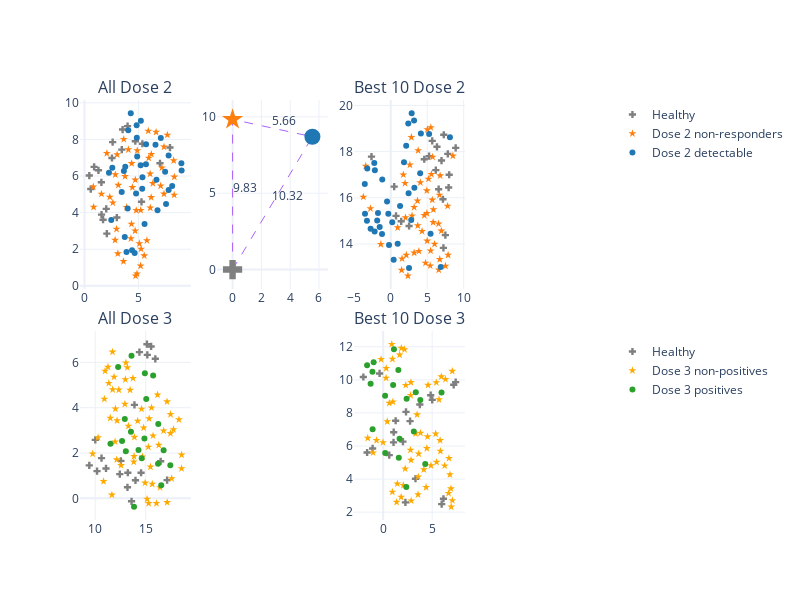

Source (notebook cell):
### Code cell
file = open(fold + "/data_aux/immune_clean_a2.pkl","rb")
data = pk.load(file)
file.close()
data.keys()
all_x_d2_d = data["x_d2_d"]
all_x_d3_d = data["x_d3_d"]
all_x_d3_p = data["x_d3_p"]

y_d2_d = data["y_d2_d"]
y2_d2_d = data["y2_d2_d"]
y3_d2_d = data["y3_d2_d"]
#y_d3_d = data["y_d3_d"]
y_d3_p = data["y_d3_p"]
y2_d3_p = data["y2_d3_p"]
y3_d3_p = data["y3_d3_p"]

file = open(fold + "/data_aux/feature_a1.pkl","rb")
data = pk.load(file)
file.close()

d2_d = data["d2_d"]
d3_d = data["d3_d"]
d3_p = data["d3_p"]
d2_d = d2_d.loc[d2_d["pvalue"]<=0.05,:]
d3_d = d3_d.loc[d3_d["pvalue"]<=0.05,:]
d3_p = d3_p.loc[d3_p["pvalue"]<=0.05,:]


p_x_d2_d = all_x_d2_d.loc[:,list(d2_d["var"])].copy()
p_x_d3_d = all_x_d3_d.loc[:,list(d3_d["var"])].copy()
p_x_d3_p = all_x_d3_p.loc[:,list(d3_p["var"])].copy()

d2_d.sort_values(by="mu",ascending=False,inplace=True)
d2_d = d2_d.iloc[0:10,:]
d3_d.sort_values(by="mu",ascending=False,inplace=True)
d3_d = d3_d.iloc[0:10,:]
d3_p.sort_values(by="mu",ascending=False,inplace=True)
d3_p = d3_p.iloc[0:10,:]


f_d2_d = list(d2_d["var"])
f_d3_d = list(d3_d["var"])
f_d3_p = list(d3_p["var"])

x_d2_d = all_x_d2_d.loc[:,list(d2_d["var"])].copy()
x_d3_d = all_x_d3_d.loc[:,list(d3_d["var"])].copy()
x_d3_p = all_x_d3_p.loc[:,list(d3_p["var"])].copy()


np.random.seed(42)
re = umap.UMAP(n_neighbors=6,min_dist=0.8)
re.fit(all_x_d2_d)
trans = re.transform(all_x_d2_d)
x1 = [c[0]  for c in trans ]
x2 = [c[1]  for c in trans ]
df = pd.DataFrame({"x1":x1,"x2":x2, "y":list(y_d2_d),"y2":list(y2_d2_d),"y3":list(y3_d2_d)})

np.random.seed(42)
re.fit(p_x_d2_d)
trans = re.transform(p_x_d2_d)
x1 = [c[0]  for c in trans ]
x2 = [c[1]  for c in trans ]
df2 = pd.DataFrame({"x1":x1,"x2":x2, "y":list(y_d2_d),"y2":list(y2_d2_d),"y3":list(y3_d2_d)})

np.random.seed(42)
re.fit(x_d2_d)
trans = re.transform(x_d2_d)
x1 = [c[0]  for c in trans ]
x2 = [c[1]  for c in trans ]
df3 = pd.DataFrame({"x1":x1,"x2":x2, "y":list(y_d2_d),"y2":list(y2_d2_d),"y3":list(y3_d2_d)})

#re.fit(all_x_d3_d)
#trans = re.transform(all_x_d3_d)
#x1 = [c[0]  for c in trans ]
#x2 = [c[1]  for c in trans ]
#df4 = pd.DataFrame({"x1":x1,"x2":x2, "y":list(y_d3_d)})


#re.fit(p_x_d3_d)
#trans = re.transform(p_x_d3_d)
#x1 = [c[0]  for c in trans ]
#x2 = [c[1]  for c in trans ]
#df5 = pd.DataFrame({"x1":x1,"x2":x2, "y":list(y_d3_d)})

#re.fit(x_d3_d)
#trans = re.transform(x_d3_d)
#x1 = [c[0]  for c in trans ]
#x2 = [c[1]  for c in trans ]
#df6 = pd.DataFrame({"x1":x1,"x2":x2, "y":list(y_d3_d)})

np.random.seed(42)
re.fit(all_x_d3_p)
trans = re.transform(all_x_d3_p)
x1 = [c[0]  for c in trans ]
x2 = [c[1]  for c in trans ]
df7 = pd.DataFrame({"x1":x1,"x2":x2, "y":list(y_d3_p),"y2":list(y2_d3_p),"y3":list(y3_d3_p)})

np.random.seed(42)
re.fit(p_x_d3_p)
trans = re.transform(p_x_d3_p)
x1 = [c[0]  for c in trans ]
x2 = [c[1]  for c in trans ]
df8 = pd.DataFrame({"x1":x1,"x2":x2, "y":list(y_d3_p),"y2":list(y2_d3_p),"y3":list(y3_d3_p)})

np.random.seed(42)
re.fit(x_d3_p)
trans = re.transform(x_d3_p)
x1 = [c[0]  for c in trans ]
x2 = [c[1]  for c in trans ]
df9 = pd.DataFrame({"x1":x1,"x2":x2, "y":list(y_d3_p),"y2":list(y2_d3_p),"y3":list(y3_d3_p)})

#figure
f = go.FigureWidget(make_subplots(rows=2,cols=4,subplot_titles=["All Dose 2","","Best 10 Dose 2","","All Dose 3","","Best 10 Dose 3",""],vertical_spacing=0.10,horizontal_spacing=0.05))
f.add_trace(go.Scatter(x=df.loc[df.y=="h","x1"],y=df.loc[df.y=="h","x2"],mode='markers',marker=dict(color="#7f7f7f",symbol="cross"),name = "Healthy",legendgroup='1'),row=1,col=1)
f.add_trace(go.Scatter(x=df.loc[df.y=="n","x1"],y=df.loc[df.y=="n","x2"],mode='markers',marker=dict(color="#ff7f0e",symbol="star"),name = "Dose 2 non-responders",legendgroup='1'),row=1,col=1)
f.add_trace(go.Scatter(x=df.loc[df.y=="d","x1"],y=df.loc[df.y=="d","x2"],mode='markers',marker=dict(color="#1f77b4"),name = "Dose 2 detectable",legendgroup='1'),row=1,col=1)
x,y,dhn = newton(all_x_d2_d,y_d2_d,1,2,10,d_euclidian)
data,dist,Nfig,Hfig,Dfig=figure_d2_traces(x,y,dhn)
f.add_trace(data,row=1,col=2)
f.add_trace(dist,row=1,col=2)
f.add_trace(Nfig,row=1,col=2)
f.add_trace(Hfig,row=1,col=2)
f.add_trace(Dfig,row=1,col=2)

f.add_trace(go.Scatter(x=df3.loc[df3.y=="h","x1"],y=df3.loc[df2.y=="h","x2"],mode='markers',marker=dict(color="#7f7f7f",symbol="cross"),name = "Healthy",legendgroup='1',showlegend=False),row=1,col=3)
f.add_trace(go.Scatter(x=df3.loc[df3.y=="n","x1"],y=df3.loc[df2.y=="n","x2"],mode='markers',marker=dict(color="#ff7f0e",symbol="star"),name = "Dose 2 non-responders",legendgroup='1',showlegend=False),row=1,col=3)
f.add_trace(go.Scatter(x=df3.loc[df3.y=="d","x1"],y=df3.loc[df2.y=="d","x2"],mode='markers',marker=dict(color="#1f77b4"),name = "Dose 2 detectable",legendgroup='1',showlegend=False),row=1,col=3)

f.add_trace(go.Scatter(x=df7.loc[df7.y=="h","x1"],y=df7.loc[df7.y=="h","x2"],mode='markers',marker=dict(color="#7f7f7f",symbol="cross"),name = "Healthy",legendgroup='2'),row=2,col=1)
f.add_trace(go.Scatter(x=df7.loc[df7.y=="n","x1"],y=df7.loc[df7.y=="n","x2"],mode='markers',marker=dict(color="#ffaa00",symbol="star"),name = "Dose 3 non-positives",legendgroup='2'),row=2,col=1)
f.add_trace(go.Scatter(x=df7.loc[df7.y=="d","x1"],y=df7.loc[df7.y=="d","x2"],mode='markers',marker=dict(color="#2ca02c"),name = "Dose 3 positives",legendgroup='2'),row=2,col=1)

f.add_trace(go.Scatter(x=df9.loc[df9.y=="h","x1"],y=df9.loc[df9.y=="h","x2"],mode='markers',marker=dict(color="#7f7f7f",symbol="cross"),name = "Healthy",legendgroup='2',showlegend=False),row=2,col=3)
f.add_trace(go.Scatter(x=df9.loc[df9.y=="n","x1"],y=df9.loc[df9.y=="n","x2"],mode='markers',marker=dict(color="#ffaa00",symbol="star"),name = "Dose 3 non-positives",legendgroup='2',showlegend=False),row=2,col=3)
f.add_trace(go.Scatter(x=df9.loc[df9.y=="d","x1"],y=df9.loc[df9.y=="d","x2"],mode='markers',marker=dict(color="#2ca02c"),name = "Dose 3 positives",legendgroup='2',showlegend=False),row=2,col=3)
f.update_layout(legend_tracegroupgap=180)

f.update_layout(height = 600,width=800,template= "plotly_white",showlegend=True)

#f.write_image("fig3.svg")
f

### Figure 1 — Plotly figure (JSON) as saved in the notebook; plotly's stock layout.template omitted (floating-point values rounded to 4 significant figures)
{"data": [{"legendgroup": "1", "marker": {"color": "#7f7f7f", "symbol": "cross"}, "mode": "markers", "name": "Healthy", "type": "scatter", "uid": "695904a4-072b-4486-aa08-89e9f1672fd7", "x": [2.066, 1.562, 7.904, 0.5812, 0.8925, 6.979, 1.576, 0.445, 2.992, 1.291, 1.718, 2.012, 5.272, 3.525, 2.603, 3.984, 4.7, 3.449, 5.354, 2.54], "xaxis": "x", "y": [2.854, 5.656, 7.555, 5.289, 6.501, 6.698, 3.891, 6.027, 3.732, 6.312, 3.613, 4.204, 4.592, 8.538, 7.852, 8.726, 7.901, 7.44, 7.763, 6.985], "yaxis": "y"}, {"legendgroup": "1", "marker": {"color": "#ff7f0e", "symbol": "star"}, "mode": "markers", "name": "Dose 2 non-responders", "type": "scatter", "uid": "2d080f73-1360-4c01-af45-1acfe9d97051", "x": [3.63, 3.127, 5.231, 8.292, 7.664, 2.341, 7.353, 0.8137, 7.158, 8.304, 5.196, 3.751, 4.362, 6.163, 5.897, 1.567, 6.179, 4.877, 3.017, 7.045, 5.937, 6.62, 8.248, 2.624, 7.351, 2.963, 5.19, 2.854, 6.32, 5.074, 3.085, 5.524, 5.77, 2.832, 4.726, 3.604, 4.684, 6.082, 3.895, 4.347, 4.784, 6.066, 0.8462, 4.295, 4.852, 2.064, 4.698, 4.428, 4.057], "xaxis": "x", "y": [8.011, 5.501, 2.013, 4.966, 8.244, 4.853, 5.023, 5.411, 6.452, 5.953, 4.133, 5.983, 6.689, 4.833, 8.462, 5.021, 7.192, 7.39, 7.17, 5.466, 6.985, 8.401, 6.847, 4.539, 7.594, 3.101, 1.094, 6.079, 5.596, 2.309, 1.758, 1.647, 2.476, 2.501, 0.5473, 1.338, 3.006, 4.264, 4.292, 3.378, 4.125, 6.12, 4.302, 2.582, 0.6618, 7.24, 5.788, 5.378, 7.446], "yaxis": "y"}, {"legendgroup": "1", "marker": {"color": "#1f77b4"}, "mode": "markers", "name": "Dose 2 detectable", "type": "scatter", "uid": "1bd12b10-5088-4ee2-aba5-83f893d8edf9", "x": [7.055, 6.751, 8.958, 8.981, 7.779, 8.106, 3.887, 7.54, 4.048, 3.642, 4.838, 5.191, 3.77, 4.77, 4.279, 6.564, 2.477, 2.572, 4.82, 7.454, 5.695, 4.872, 7.778, 3.725, 5.552, 4.4, 4.64, 3.992, 3.442, 5.213, 6.655, 5.359, 2.263, 5.683, 5.337], "xaxis": "x", "y": [8.081, 4.136, 6.695, 6.296, 5.236, 5.45, 1.85, 4.465, 8.5, 6.275, 8.089, 6.592, 6.506, 5.044, 9.433, 7.708, 3.597, 6.449, 8.773, 6.236, 7.73, 7.07, 7.12, 2.661, 3.384, 1.949, 1.787, 4.225, 5.131, 9.023, 5.8, 5.929, 6.176, 6.64, 5.304], "yaxis": "y"}, {"legendgroup": "5", "line": {"dash": "dash", "width": 1}, "mode": "lines", "name": "citations", "showlegend": false, "type": "scatter", "uid": "406d36bf-b7f1-4281-a666-251737306d8d", "x": [0, 0, 5.543, 0], "xaxis": "x2", "y": [0, 9.831, 8.699, 0], "yaxis": "y2"}, {"legendgroup": "5", "mode": "text", "showlegend": false, "text": ["9.83", "10.32", "5.66"], "textposition": "top right", "type": "scatter", "uid": "71bbf95f-38af-4b66-ac31-a4fce74b62b3", "x": [0, 2.772, 2.772], "xaxis": "x2", "y": [4.915, 4.35, 9.265], "yaxis": "y2"}, {"legendgroup": "5", "marker": {"color": "#ff7f0e", "size": 16, "symbol": "star"}, "mode": "markers", "showlegend": false, "type": "scatter", "uid": "310c7899-cc94-4902-b0a5-d3a61269507b", "x": [0], "xaxis": "x2", "y": [9.831], "yaxis": "y2"}, {"legendgroup": "5", "marker": {"color": "#7f7f7f", "size": 16, "symbol": "cross"}, "mode": "markers", "showlegend": false, "type": "scatter", "uid": "cbd829a1-9b1b-4d1f-a40c-2c30d37c0a19", "x": [0], "xaxis": "x2", "y": [0], "yaxis": "y2"}, {"legendgroup": "5", "marker": {"color": "#1f77b4", "size": 16}, "mode": "markers", "showlegend": false, "type": "scatter", "uid": "8b670d1b-ad64-4fb6-99dd-8d9eb093d357", "x": [5.543], "xaxis": "x2", "y": [8.699], "yaxis": "y2"}, {"legendgroup": "1", "marker": {"color": "#7f7f7f", "symbol": "cross"}, "mode": "markers", "name": "Healthy", "showlegend": false, "type": "scatter", "uid": "f15d40b6-e1db-407f-a106-3de1ea3a28de", "x": [8.905, 6.57, 0.4773, 7.938, 7.49, 7.274, 6.18, 7.16, 7.827, 7.224, 8.015, 6.96, 6.34, 4.6, 5.254, 0.7262, 5.69, -2.638, 1.436, 2.515], "xaxis": "x3", "y": [18.16, 16.37, 16.48, 16.44, 14.39, 18.73, 17.2, 15.94, 17.9, 13.83, 17.0, 17.61, 18.21, 17.67, 17.8, 15.22, 18.46, 17.78, 14.98, 14.78], "yaxis": "y3"}, {"legendgroup": "1", "marker": {"color": "#ff7f0e", "symbol": "star"}, "mode": "markers", "name": "Dose 2 non-responders", "showlegend": false, "type": "scatter", "uid": "2cffc584-b4d5-4d62-abfd-4a17a42c397c", "x": [4.059, 4.772, 5.812, 3.204, 1.494, 6.775, 1.551, 6.677, 5.178, 3.706, 1.724, -3.755, 3.668, 5.469, 5.023, 2.358, 2.921, 4.998, 0.9572, 5.412, 6.944, -2.782, 3.76, 2.63, 1.963, 8.524, 4.961, 6.013, 5.697, 7.508, 5.576, 4.604, 6.582, 4.952, 3.211, 4.296, 6.554, 5.738, 7.868, 6.72, 2.834, 2.133, 7.798, 5.851, 3.863, 2.025, -1.351, -3.43, 5.495], "xaxis": "x3", "y": [16.66, 13.18, 14.94, 13.62, 12.87, 16.96, 13.36, 16.12, 16.82, 14.8, 17.0, 16.04, 15.87, 13.71, 18.96, 12.62, 15.22, 14.13, 14.71, 13.06, 14.57, 15.54, 18.05, 17.43, 16.63, 17.82, 15.33, 13.99, 15.91, 13.05, 17.02, 15.24, 12.88, 16.31, 15.59, 14.55, 14.88, 17.77, 13.52, 13.34, 18.62, 13.52, 15.65, 15.49, 13.69, 15.14, 13.99, 17.38, 19.05], "yaxis": "y3"}, {"legendgroup": "1", "marker": {"color": "#1f77b4"}, "mode": "markers", "name": "Dose 2 detectable", "showlegend": false, "type": "scatter", "uid": "69d1be5b-f0a5-4005-af3f-cae7ef871295", "x": [2.447, 0.2079, -0.2341, -0.3336, 0.9527, -0.5051, 5.461, 0.4012, 2.507, -3.557, -1.749, -3.261, -1.194, 2.402, -1.159, -2.76, 8.115, 1.279, -3.214, 2.869, 2.81, -2.177, 1.817, 4.136, 3.199, 6.857, 2.12, 4.035, 3.243, -2.207, -3.53, -1.859, 5.265, -1.513, -2.256], "xaxis": "x3", "y": [16.2, 14.94, 13.96, 15.31, 14.01, 15.84, 14.44, 13.32, 12.96, 16.6, 15.35, 15.01, 14.44, 19.22, 16.79, 14.66, 18.63, 15.65, 17.27, 19.66, 15.04, 17.19, 17.54, 18.79, 19.35, 13.0, 18.26, 17.06, 16.44, 14.55, 15.31, 15.02, 18.76, 14.74, 17.51], "yaxis": "y3"}, {"legendgroup": "2", "marker": {"color": "#7f7f7f", "symbol": "cross"}, "mode": "markers", "name": "Healthy", "type": "scatter", "uid": "bf19c7fd-6922-4a2c-b28b-87f2e1c2561f", "x": [15.16, 10.01, 17.12, 10.63, 9.416, 16.48, 15.95, 10.18, 14.38, 11.07, 15.54, 15.13, 13.89, 13.2, 12.44, 13.6, 13.99, 13.23, 14.54, 12.55], "xaxis": "x5", "y": [6.333, 2.584, 0.8047, 1.778, 1.457, 1.638, 6.159, 1.202, 6.454, 1.32, 6.706, 6.804, 4.125, 0.4881, 1.071, -0.1301, 0.7978, 1.13, 1.13, 1.655], "yaxis": "y5"}, {"legendgroup": "2", "marker": {"color": "#ffaa00", "symbol": "star"}, "mode": "markers", "name": "Dose 3 non-positives", "type": "scatter", "uid": "07af8620-8bda-4b10-bb1d-2c7dcad6c745", "x": [13.85, 14.68, 13.04, 18.29, 17.13, 16.17, 17.46, 10.83, 18.55, 18.56, 17.46, 17.76, 17.11, 12.94, 13.29, 9.75, 13.88, 16.42, 15.14, 11.65, 15.3, 12.56, 16.78, 14.94, 16.07, 17.57, 15.47, 11.97, 16.29, 11.87, 12.01, 12.99, 11.71, 11.5, 13.74, 12.34, 13.46, 10.98, 15.58, 10.91, 11.27, 11.35, 15.65, 10.29, 12.17, 11.73, 13.18, 12.14, 15.73, 14.8, 14.6, 14.21, 15.26, 13.82, 15.35], "xaxis": "x5", "y": [1.857, 1.835, 5.986, 3.477, -0.1771, 4.572, 2.867, 0.7503, 1.317, 1.922, 3.711, 3.037, 4.268, 4.162, 3.192, 1.966, 2.703, 0.4813, -0.03272, 0.1535, -0.2181, 1.455, 2.985, 0.6827, -0.22, 0.8773, 1.391, 2.502, 2.353, 5.359, 3.952, 5.246, 6.465, 3.546, 5.302, 4.793, 4.783, 5.621, 4.003, 4.386, 5.799, 5.082, 0.6317, 2.683, 3.433, 4.804, 5.777, 1.71, 2.766, 3.118, 3.946, 3.418, 2.268, 1.612, 3.519], "yaxis": "y5"}, {"legendgroup": "2", "marker": {"color": "#2ca02c"}, "mode": "markers", "name": "Dose 3 positives", "type": "scatter", "uid": "0c2c5e78-3070-4b92-a4be-cc42e39349b8", "x": [16.54, 16.78, 14.29, 13.54, 13.04, 14.88, 15.06, 13.84, 15.74, 16.22, 12.66, 16.25, 14.61, 17.44, 14.92, 13.6, 12.27, 12.93, 11.51], "xaxis": "x5", "y": [0.5754, 2.124, 2.134, 2.941, 2.081, 2.645, 4.39, -0.372, 5.422, 1.53, 2.528, 3.287, 1.769, 1.457, 5.521, 6.296, 5.796, 3.502, 2.405], "yaxis": "y5"}, {"legendgroup": "2", "marker": {"color": "#7f7f7f", "symbol": "cross"}, "mode": "markers", "name": "Healthy", "showlegend": false, "type": "scatter", "uid": "30333c72-f7f9-4814-92ad-ff26141a39f2", "x": [1.071, 2.267, 6.155, 5.973, 1.055, -2.03, 2.014, 2.745, 3.298, 1.27, -0.3715, 2.328, 5.009, 4.848, 7.404, -1.646, -1.083, 0.6174, 7.201, 3.744], "xaxis": "x7", "y": [6.836, 2.591, 2.811, 2.486, 6.218, 10.17, 6.267, 7.504, 4.022, 7.526, 10.39, 8.064, 8.792, 9.072, 9.862, 5.607, 5.852, 5.449, 9.702, 8.508], "yaxis": "y7"}, {"legendgroup": "2", "marker": {"color": "#ffaa00", "symbol": "star"}, "mode": "markers", "name": "Dose 3 non-positives", "showlegend": false, "type": "scatter", "uid": "c49f0a39-5c81-4a2f-a908-b05191a4d580", "x": [6.361, 5.454, 0.9426, 1.441, 3.306, 3.623, 3.462, 6.919, 4.381, 6.821, 6.284, 2.302, 3.559, 4.456, 2.243, 6.676, 1.37, 2.061, 5.936, 6.948, 2.786, 2.842, 3.809, 0.2921, 5.422, 6.719, 1.836, 4.88, 0.3035, 5.844, 0.8764, 2.18, 5.36, 4.531, 0.6199, 1.677, 0.937, 3.574, 2.854, 4.153, 0.9904, 5.817, -0.2193, 7.065, 2.833, 0.4121, 1.854, 5.702, 2.804, -0.0207, -0.6821, 7.059, -1.037, 4.584, -1.582], "xaxis": "x7", "y": [10.04, 5.028, 11.26, 3.721, 6.751, 5.531, 7.895, 3.421, 3.503, 4.271, 4.811, 9.677, 3.066, 5.861, 4.626, 3.145, 2.61, 3.625, 10.19, 2.325, 5.76, 5.146, 6.786, 10.11, 9.841, 5.261, 2.913, 4.82, 10.7, 5.692, 12.16, 11.84, 6.739, 6.566, 8.595, 11.51, 3.221, 4.141, 2.69, 4.574, 8.669, 6.339, 11.24, 2.708, 9.85, 7.478, 11.92, 8.808, 9.065, 6.214, 6.346, 10.53, 5.597, 9.681, 6.48], "yaxis": "y7"}, {"legendgroup": "2", "marker": {"color": "#2ca02c"}, "mode": "markers", "name": "Dose 3 positives", "showlegend": false, "type": "scatter", "uid": "9f268bc0-dd70-48a9-bf51-fa8eb39a2774", "x": [1.671, 3.13, 2.358, 5.959, 3.791, 0.2032, -0.9788, 1.591, -1.289, 1.096, 3.328, -1.1, -1.082, 4.295, -1.645, 0.1923, 1.546, 1.013, 2.39], "xaxis": "x7", "y": [6.442, 6.882, 3.516, 9.232, 8.782, 5.579, 11.07, 5.292, 9.764, 11.85, 9.248, 10.49, 7.011, 4.91, 10.88, 9.038, 10.6, 9.695, 8.86], "yaxis": "y7"}], "layout": {"annotations": [{"font": {"size": 16}, "showarrow": false, "text": "All Dose 2", "x": 0.1062, "xanchor": "center", "xref": "paper", "y": 1, "yanchor": "bottom", "yref": "paper"}, {"font": {"size": 16}, "showarrow": false, "text": "Best 10 Dose 2", "x": 0.6313, "xanchor": "center", "xref": "paper", "y": 1, "yanchor": "bottom", "yref": "paper"}, {"font": {"size": 16}, "showarrow": false, "text": "All Dose 3", "x": 0.1062, "xanchor": "center", "xref": "paper", "y": 0.45, "yanchor": "bottom", "yref": "paper"}, {"font": {"size": 16}, "showarrow": false, "text": "Best 10 Dose 3", "x": 0.6313, "xanchor": "center", "xref": "paper", "y": 0.45, "yanchor": "bottom", "yref": "paper"}], "height": 600, "legend": {"tracegroupgap": 180}, "showlegend": true, "width": 800, "xaxis": {"anchor": "y", "autorange": true, "domain": [0, 0.2125], "range": [-0.4225, 9.848], "type": "linear"}, "xaxis2": {"anchor": "y2", "autorange": true, "domain": [0.2625, 0.475], "range": [-1.098, 6.642], "type": "linear"}, "xaxis3": {"anchor": "y3", "autorange": true, "domain": [0.525, 0.7375], "range": [-5.042, 10.19], "type": "linear"}, "xaxis4": {"anchor": "y4", "domain": [0.7875, 1]}, "xaxis5": {"anchor": "y5", "autorange": true, "domain": [0, 0.2125], "range": [8.487, 19.49], "type": "linear"}, "xaxis6": {"anchor": "y6", "domain": [0.2625, 0.475]}, "xaxis7": {"anchor": "y7", "autorange": true, "domain": [0.525, 0.7375], "range": [-2.989, 8.363], "type": "linear"}, "xaxis8": {"anchor": "y8", "domain": [0.7875, 1]}, "yaxis": {"anchor": "x", "autorange": true, "domain": [0.55, 1], "range": [-0.174, 10.15], "type": "linear"}, "yaxis2": {"anchor": "x2", "autorange": true, "domain": [0.55, 1], "range": [-1.274, 11.1], "type": "linear"}, "yaxis3": {"anchor": "x3", "autorange": true, "domain": [0.55, 1], "range": [12.05, 20.23], "type": "linear"}, "yaxis4": {"anchor": "x4", "domain": [0.55, 1]}, "yaxis5": {"anchor": "x5", "autorange": true, "domain": [0, 0.45], "range": [-0.9546, 7.387], "type": "linear"}, "yaxis6": {"anchor": "x6", "domain": [0, 0.45]}, "yaxis7": {"anchor": "x7", "autorange": true, "domain": [0, 0.45], "range": [1.526, 12.95], "type": "linear"}, "yaxis8": {"anchor": "x8", "domain": [0, 0.45]}}}
